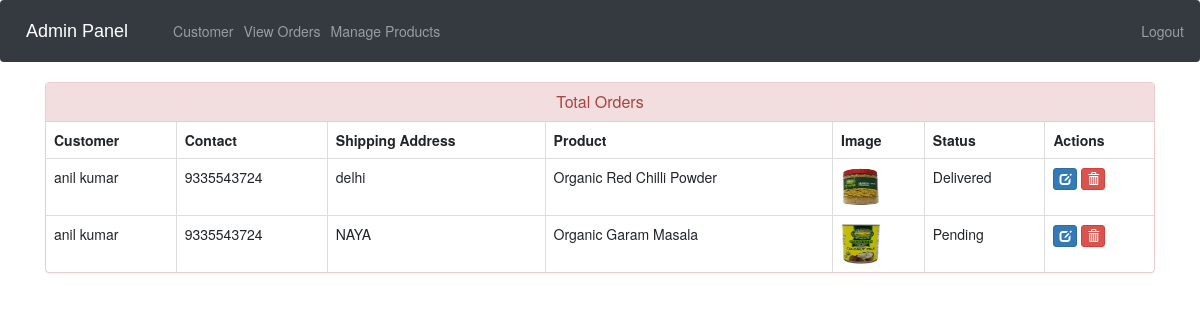
Screenshot of /admin-view-booking (signed in) with the database file from the repository.
### ecom/models.py (models this page shows, shortened)
class Customer(models.Model):
    user=models.OneToOneField(User,on_delete=models.CASCADE)
    profile_pic= models.ImageField(upload_to='profile_pic/CustomerProfilePic/',null=True,blank=True)
    address = models.CharField(max_length=40)
    mobile = models.CharField(max_length=20,null=False)
    @property
    def get_name(self):
        return self.user.first_name+" "+self.user.last_name

class Orders(models.Model):
    STATUS =(
        ('Pending','Pending'),
        ('Order Confirmed','Order Confirmed'),
        ('Out for Delivery','Out for Delivery'),
        ('Delivered','Delivered'),
    )
    customer=models.ForeignKey('Customer', on_delete=models.CASCADE,null=True)
    product=models.ForeignKey('Product',on_delete=models.CASCADE,null=True)
    email = models.CharField(max_length=50,null=True)
    address = models.CharField(max_length=500,null=True)
    mobile = models.CharField(max_length=20,null=True)
    order_date= models.DateField(auto_now_add=True,null=True)
    status=models.CharField(max_length=50,null=True,choices=STATUS)

class Product(models.Model):
    name=models.CharField(max_length=40)
    product_image= models.ImageField(upload_to='product_image/',null=True,blank=True)
    price = models.PositiveIntegerField()
    description=models.CharField(max_length=40)

### ecom/views.py (the view)
# urls.py: path('admin-view-booking', views.admin_view_booking_view,name='admin-view-booking'),
@login_required(login_url='adminlogin')
def admin_view_booking_view(request):
    orders=models.Orders.objects.all()
    ordered_products=[]
    ordered_bys=[]
    for order in orders:
        ordered_product=models.Product.objects.all().filter(id=order.product.id)
        ordered_by=models.Customer.objects.all().filter(id = order.customer.id)
        ordered_products.append(ordered_product)
        ordered_bys.append(ordered_by)
    return render(request,'ecom/admin_view_booking.html',{'data':zip(ordered_products,ordered_bys,orders)})

### templates/ecom/admin_view_booking.html (shortened to what this page needs)
{% extends 'ecom/admin_base.html' %}
{% load static %}
{% block content %}
<head>
  <link href="//netdna.bootstrapcdn.com/bootstrap/3.0.0/css/bootstrap.min.css" rel="stylesheet" id="bootstrap-css">
</head>
<div class="container">
  <div class="panel panel-danger">
    <div class="panel-heading">
      <h6 class="panel-title">Total Orders</h6>
    </div>
    <table class="table table-hover table-bordered" id="dev-table">
      <thead>
        <tr>
          <th>Customer</th>
          <th>Contact</th>
          <th>Shipping Address</th>
          <th>Product</th>
          <th>Image</th>
          <th>Status</th>
          <th>Actions</th>
        </tr>
      </thead>
      {% for product,customer,order in data %}
      <tr>
        {% for c in customer %}
        <td> {{c.get_name}}</td>
        <td>{{c.mobile}}</td>
        <td>{{order.address}}</td>
        {% endfor %}
        {% for p in product %}
        <td> {{p.name}}</td>
        <td> <img src="{% static p.product_image.url %}" alt="Profile Pic" height="40px" width="40px" /></td>
        <td>{{order.status}}</td>
        <td><a class="btn btn-primary btn-xs" href="{% url 'update-order' order.id  %}"><span class="glyphicon glyphicon-edit"></span></a>
        <a class="btn btn-danger btn-xs" href="{% url 'delete-order' order.id  %}"><span class="glyphicon glyphicon-trash"></span></a></td>
        {% endfor %}
      </tr>
      {% endfor %}
    </table>
  </div>
</div>
{% endblock content %}

### templates/ecom/admin_view_booking.html (style rules this page uses)
a:link { text-decoration: none; }
h6 { text-align: center; }

### rows the page displays
Orders: address "delhi", status "Delivered"
Customer: get_name "anil kumar", mobile "9335543724"
Product: name "Organic Red Chilli Powder", product_image (picture)
Orders: address "NAYA", status "Pending"
Product: name "Organic Garam Masala", product_image (picture)
